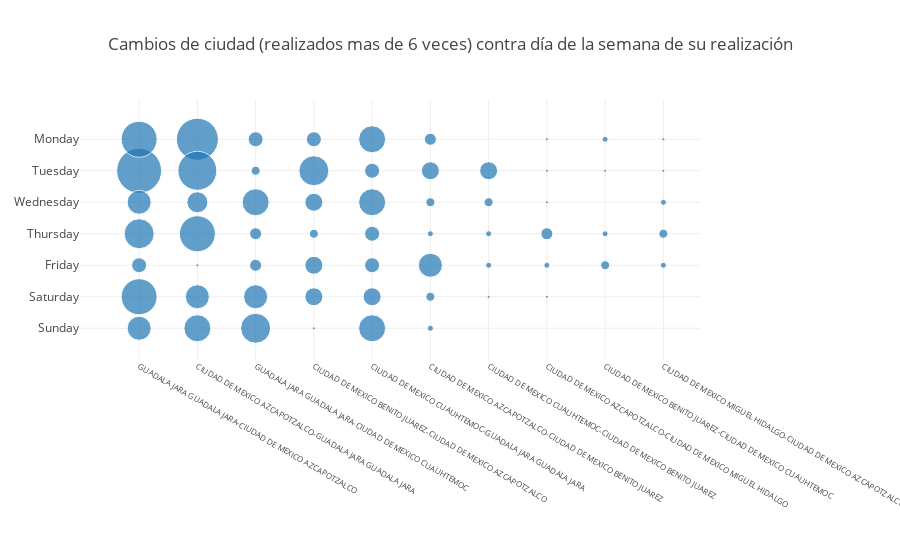

Here is the notebook cell this chart was saved with:
### Markdown cell above
En la gráfica anterior se visualizan los cambios de ciudad que tuvieron lugar en menos de 6 ocasiones (para no observar los viajes ordinarios dentro de la ciudad de México), con ésta información se puede inferir el itinerario de viaje del usuario en el periodo noviembre 2015 - diciembre 2016.

### Code cell
cambiosAltos = cambiosCiudad[cambiosCiudad["cambio"].isin(conteosAltos.index)].copy()
#plotly.offline.iplot({"data":[go.Scatter(x=cambiosBajos["timestamp"],y=cambiosBajos["cambio"],mode="markers")],"layout":{'margin':{'l':290},'yaxis':{'tickfont':{'size':8},'type':'category','title':'Número telefónico'}}})

cambiosAltos["diaCambio"] = cambiosAltos["timestamp"].map(lambda x:x.weekday_name)

cambiosSemanales = cambiosAltos[["cambio","diaCambio"]].groupby(["cambio","diaCambio"]).size().reset_index()

cambiosSemanalesFilt = cambiosSemanales[np.bitwise_and(cambiosSemanales["cambio"] != 'CIUDAD DE MEXICO AZCAPOTZALCO-CIUDAD DE MEXICO CUAUHTEMOC',cambiosSemanales["cambio"] != 'CIUDAD DE MEXICO CUAUHTEMOC-CIUDAD DE MEXICO AZCAPOTZALCO')].sort_values(by=0,ascending=False)

#plotly.offline.iplot({"data":[go.Scatter(y=cambiosSemanalesFilt["diaCambio"],x=cambiosSemanalesFilt["cambio"],mode="markers",marker={"size":8*np.sqrt(cambiosSemanalesFilt[0])})],"layout":{'margin':{'b':200,'r':200},"xaxis":{"tickfont":{"size":8}},"yaxis":{"categoryorder":"array","type":"category","categoryarray":["Sunday","Saturday","Friday","Thursday","Wednesday","Tuesday","Monday"]}}})
plotly.offline.iplot({"data":[go.Scatter(y=cambiosSemanalesFilt["diaCambio"],x=cambiosSemanalesFilt["cambio"],mode="markers",marker={"size":3*cambiosSemanalesFilt[0]})],"layout":{'title':'Cambios de ciudad (realizados mas de 6 veces) contra día de la semana de su realización','margin':{'b':200,'r':200},"xaxis":{"tickfont":{"size":8}},"yaxis":{"categoryorder":"array","type":"category","categoryarray":["Sunday","Saturday","Friday","Thursday","Wednesday","Tuesday","Monday"]}}})

### Figure 1 — Plotly figure (JSON) as saved in the notebook; plotly's stock layout.template omitted (floating-point values rounded to 4 significant figures)
{"data": [{"marker": {"size": [45, 42, 39, 36, 36, 36, 30, 30, 30, 27, 27, 27, 27, 27, 24, 24, 24, 24, 24, 21, 18, 18, 18, 18, 18, 18, 15, 15, 15, 15, 15, 15, 12, 12, 12, 12, 9, 9, 9, 9, 9, 9, 9, 6, 6, 6, 6, 6, 6, 6, 6, 6, 3, 3, 3, 3, 3, 3, 3, 3, 3, 3]}, "mode": "markers", "type": "scatter", "x": ["GUADALAJARA GUADALAJARA-CIUDAD DE MEXICO AZCAPOTZALCO", "CIUDAD DE MEXICO AZCAPOTZALCO-GUADALAJARA GUADALAJARA", "CIUDAD DE MEXICO AZCAPOTZALCO-GUADALAJARA GUADALAJARA", "GUADALAJARA GUADALAJARA-CIUDAD DE MEXICO AZCAPOTZALCO", "CIUDAD DE MEXICO AZCAPOTZALCO-GUADALAJARA GUADALAJARA", "GUADALAJARA GUADALAJARA-CIUDAD DE MEXICO AZCAPOTZALCO", "GUADALAJARA GUADALAJARA-CIUDAD DE MEXICO CUAUHTEMOC", "GUADALAJARA GUADALAJARA-CIUDAD DE MEXICO AZCAPOTZALCO", "CIUDAD DE MEXICO BENITO JUAREZ-CIUDAD DE MEXICO AZCAPOTZALCO", "CIUDAD DE MEXICO CUAUHTEMOC-GUADALAJARA GUADALAJARA", "CIUDAD DE MEXICO CUAUHTEMOC-GUADALAJARA GUADALAJARA", "GUADALAJARA GUADALAJARA-CIUDAD DE MEXICO CUAUHTEMOC", "CIUDAD DE MEXICO CUAUHTEMOC-GUADALAJARA GUADALAJARA", "CIUDAD DE MEXICO AZCAPOTZALCO-GUADALAJARA GUADALAJARA", "GUADALAJARA GUADALAJARA-CIUDAD DE MEXICO AZCAPOTZALCO", "GUADALAJARA GUADALAJARA-CIUDAD DE MEXICO AZCAPOTZALCO", "GUADALAJARA GUADALAJARA-CIUDAD DE MEXICO CUAUHTEMOC", "CIUDAD DE MEXICO AZCAPOTZALCO-CIUDAD DE MEXICO BENITO JUAREZ", "CIUDAD DE MEXICO AZCAPOTZALCO-GUADALAJARA GUADALAJARA", "CIUDAD DE MEXICO AZCAPOTZALCO-GUADALAJARA GUADALAJARA", "CIUDAD DE MEXICO CUAUHTEMOC-CIUDAD DE MEXICO BENITO JUAREZ", "CIUDAD DE MEXICO BENITO JUAREZ-CIUDAD DE MEXICO AZCAPOTZALCO", "CIUDAD DE MEXICO BENITO JUAREZ-CIUDAD DE MEXICO AZCAPOTZALCO", "CIUDAD DE MEXICO AZCAPOTZALCO-CIUDAD DE MEXICO BENITO JUAREZ", "CIUDAD DE MEXICO BENITO JUAREZ-CIUDAD DE MEXICO AZCAPOTZALCO", "CIUDAD DE MEXICO CUAUHTEMOC-GUADALAJARA GUADALAJARA", "GUADALAJARA GUADALAJARA-CIUDAD DE MEXICO CUAUHTEMOC", "GUADALAJARA GUADALAJARA-CIUDAD DE MEXICO AZCAPOTZALCO", "CIUDAD DE MEXICO CUAUHTEMOC-GUADALAJARA GUADALAJARA", "CIUDAD DE MEXICO CUAUHTEMOC-GUADALAJARA GUADALAJARA", "CIUDAD DE MEXICO CUAUHTEMOC-GUADALAJARA GUADALAJARA", "CIUDAD DE MEXICO BENITO JUAREZ-CIUDAD DE MEXICO AZCAPOTZALCO", "CIUDAD DE MEXICO AZCAPOTZALCO-CIUDAD DE MEXICO BENITO JUAREZ", "GUADALAJARA GUADALAJARA-CIUDAD DE MEXICO CUAUHTEMOC", "GUADALAJARA GUADALAJARA-CIUDAD DE MEXICO CUAUHTEMOC", "CIUDAD DE MEXICO AZCAPOTZALCO-CIUDAD DE MEXICO MIGUEL\nHIDALGO", "GUADALAJARA GUADALAJARA-CIUDAD DE MEXICO CUAUHTEMOC", "CIUDAD DE MEXICO CUAUHTEMOC-CIUDAD DE MEXICO BENITO JUAREZ", "CIUDAD DE MEXICO AZCAPOTZALCO-CIUDAD DE MEXICO BENITO JUAREZ", "CIUDAD DE MEXICO BENITO JUAREZ-CIUDAD DE MEXICO CUAUHTEMOC", "CIUDAD DE MEXICO AZCAPOTZALCO-CIUDAD DE MEXICO BENITO JUAREZ", "CIUDAD DE MEXICO MIGUEL\nHIDALGO-CIUDAD DE MEXICO AZCAPOTZALCO", "CIUDAD DE MEXICO BENITO JUAREZ-CIUDAD DE MEXICO AZCAPOTZALCO", "CIUDAD DE MEXICO MIGUEL\nHIDALGO-CIUDAD DE MEXICO AZCAPOTZALCO", "CIUDAD DE MEXICO AZCAPOTZALCO-CIUDAD DE MEXICO BENITO JUAREZ", "CIUDAD DE MEXICO AZCAPOTZALCO-CIUDAD DE MEXICO BENITO JUAREZ", "CIUDAD DE MEXICO AZCAPOTZALCO-CIUDAD DE MEXICO MIGUEL\nHIDALGO", "CIUDAD DE MEXICO CUAUHTEMOC-CIUDAD DE MEXICO BENITO JUAREZ", "CIUDAD DE MEXICO MIGUEL\nHIDALGO-CIUDAD DE MEXICO AZCAPOTZALCO", "CIUDAD DE MEXICO BENITO JUAREZ-CIUDAD DE MEXICO CUAUHTEMOC", "CIUDAD DE MEXICO BENITO JUAREZ-CIUDAD DE MEXICO CUAUHTEMOC", "CIUDAD DE MEXICO CUAUHTEMOC-CIUDAD DE MEXICO BENITO JUAREZ", "CIUDAD DE MEXICO CUAUHTEMOC-CIUDAD DE MEXICO BENITO JUAREZ", "CIUDAD DE MEXICO AZCAPOTZALCO-CIUDAD DE MEXICO MIGUEL\nHIDALGO", "CIUDAD DE MEXICO AZCAPOTZALCO-CIUDAD DE MEXICO MIGUEL\nHIDALGO", "CIUDAD DE MEXICO MIGUEL\nHIDALGO-CIUDAD DE MEXICO AZCAPOTZALCO", "CIUDAD DE MEXICO BENITO JUAREZ-CIUDAD DE MEXICO AZCAPOTZALCO", "CIUDAD DE MEXICO AZCAPOTZALCO-GUADALAJARA GUADALAJARA", "CIUDAD DE MEXICO AZCAPOTZALCO-CIUDAD DE MEXICO MIGUEL\nHIDALGO", "CIUDAD DE MEXICO AZCAPOTZALCO-CIUDAD DE MEXICO MIGUEL\nHIDALGO", "CIUDAD DE MEXICO BENITO JUAREZ-CIUDAD DE MEXICO CUAUHTEMOC", "CIUDAD DE MEXICO MIGUEL\nHIDALGO-CIUDAD DE MEXICO AZCAPOTZALCO"], "y": ["Tuesday", "Monday", "Tuesday", "Saturday", "Thursday", "Monday", "Sunday", "Thursday", "Tuesday", "Sunday", "Monday", "Wednesday", "Wednesday", "Sunday", "Sunday", "Wednesday", "Saturday", "Friday", "Saturday", "Wednesday", "Tuesday", "Friday", "Saturday", "Tuesday", "Wednesday", "Saturday", "Monday", "Friday", "Tuesday", "Friday", "Thursday", "Monday", "Monday", "Thursday", "Friday", "Thursday", "Tuesday", "Wednesday", "Saturday", "Friday", "Wednesday", "Thursday", "Thursday", "Wednesday", "Sunday", "Thursday", "Friday", "Friday", "Friday", "Monday", "Thursday", "Thursday", "Saturday", "Saturday", "Monday", "Monday", "Sunday", "Friday", "Tuesday", "Wednesday", "Tuesday", "Tuesday"]}], "layout": {"margin": {"b": 200, "r": 200}, "title": "Cambios de ciudad (realizados mas de 6 veces) contra día de la semana de su realización", "xaxis": {"tickfont": {"size": 8}}, "yaxis": {"categoryarray": ["Sunday", "Saturday", "Friday", "Thursday", "Wednesday", "Tuesday", "Monday"], "categoryorder": "array", "type": "category"}}}
